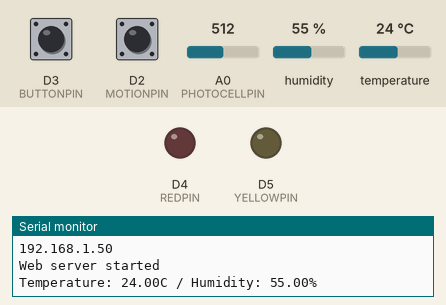
A sketch run on a simulated ESP8266 (NodeMCU). Parts: output pins drawn as LEDs (lit = HIGH), the last lines printed to the serial monitor. Inputs (shaded band) come from the test bench; at power-on: A0 (PHOTOCELLPIN) = 512, D2 (MOTIONPIN) HIGH, D3 (BUTTONPIN) HIGH, humidity 55 %, temperature 24 °C. WiFi joins after 1.5 s; servers stay silent unless stated.

Above: at 3.2 s.
3.3 s: A0 (PHOTOCELLPIN) set to 111
6.0 s: A0 (PHOTOCELLPIN) set to 90
At 7.1 s:
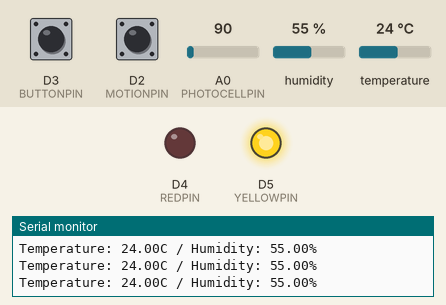
8.7 s: D2 (MOTIONPIN) pulled LOW for 2.35 s
At 13.1 s:
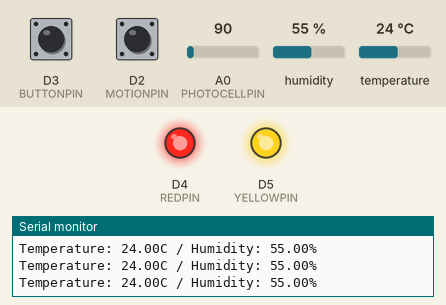
15.6 s: A0 (PHOTOCELLPIN) set to 110
At 16.7 s:
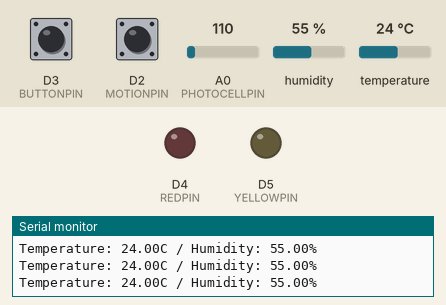
18.3 s: D2 (MOTIONPIN) pulled LOW for 2.35 s
At 22.7 s:
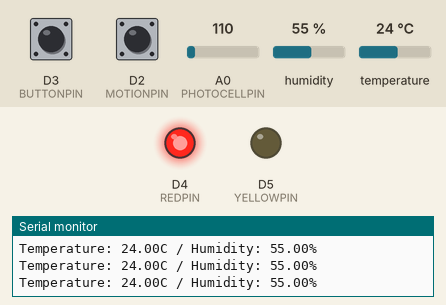
25.7 s: A0 (PHOTOCELLPIN) set to 0
At 27.4 s:
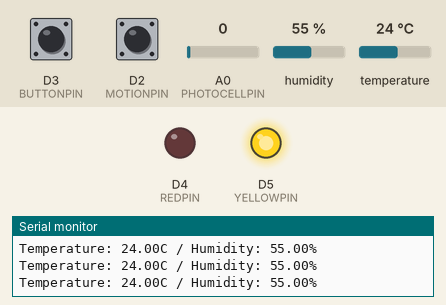
Timing chart, 0 to 28.9 s (numbered marks = the images above; inputs shaded):
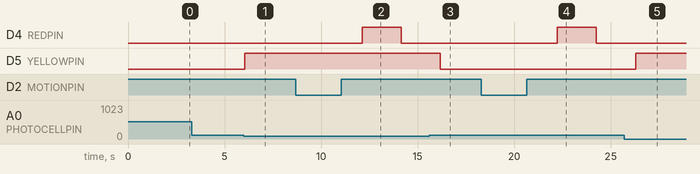

Measured:
- the behaviour switches between 100 and 99 on A0 (PHOTOCELLPIN) (found by bisection; images 0 and 1)
- after the input at 6.0 s, D5 (YELLOWPIN): LOW → HIGH after 0.05 s
- after the input at 8.7 s, D4 (REDPIN): LOW → HIGH after 3.4 s, → LOW 2.0 s later
- after the input at 15.6 s, D5 (YELLOWPIN): HIGH → LOW after 0.57 s
- after the input at 18.3 s, D4 (REDPIN): LOW → HIGH after 3.9 s, → LOW 2.0 s later
- after the input at 25.7 s, D5 (YELLOWPIN): LOW → HIGH after 0.59 s

The sketch:

smartHome.ino
```cpp
#include <ESP8266WiFi.h>
#include <WiFiClient.h>
#include <ESP8266WebServer.h>
#include <DHT.h>

// Replace with your network credentials
const char *ssid = "your_SSID";
const char *password = "your_PASSWORD";

// Create a web server on port 80
ESP8266WebServer server(80);

// Initialize the DHT sensor
#define DHTPIN D1
#define DHTTYPE DHT11
DHT dht(DHTPIN, DHTTYPE);

// Initialize the motion sensor
#define MOTIONPIN D2
volatile int motionDetected = 0;

void IRAM_ATTR handleMotionInterrupt()
{
    motionDetected = 1;
}

// Initialize the button
#define BUTTONPIN D3
int alarmEnabled = 0;

// Initialize the photoresistor
#define PHOTOCELLPIN A0
int lightLevel = 0;

// Initialize the LEDs
#define REDPIN D4
#define YELLOWPIN D5
void turnOnRedLED()
{
    digitalWrite(REDPIN, HIGH);
}
void turnOffRedLED()
{
    digitalWrite(REDPIN, LOW);
}
void turnOnYellowLED()
{
    digitalWrite(YELLOWPIN, HIGH);
}
void turnOffYellowLED()
{
    digitalWrite(YELLOWPIN, LOW);
}

void setup()
{
    Serial.begin(115200);

    // Connect to Wi-Fi network
    WiFi.begin(ssid, password);
    while (WiFi.status() != WL_CONNECTED)
    {
        delay(1000);
        Serial.println("Connecting to WiFi...");
    }
    Serial.println("Connected to WiFi");
    Serial.println(WiFi.localIP());

    // Initialize the web server
    server.on("/", []()
              {
    float temp = dht.readTemperature();
    float hum = dht.readHumidity();
    String message = "<html><head><title>Smart Home</title><link rel=\"stylesheet\" href=\"https://maxcdn.bootstrapcdn.com/font-awesome/4.5.0/css/font-awesome.min.css\"><style>h1{font-size:36px;color:#333;}p{font-size:24px;color:#666;}</style></head><body><h1>Smart Home</h1><p><i class=\"fa fa-thermometer-empty\"></i> Temperature: " + String(temp) + " &deg;C<br><i class=\"fa fa-tint\"></i> Humidity: " + String(hum) + "%<br><i class=\"fa fa-sun-o\"></i> Light Level: " + String(lightLevel) + "</p><p><i class=\"fa fa-bell\"></i> Alarm Enabled: " + String(alarmEnabled) + "<br><i class=\"fa fa-eye\"></i> Motion Detected: " + String(motionDetected) + "</p></body></html>";
    server.send(200, "text/html", message); });
    server.begin();
    Serial.println("Web server started");

    // Initialize the DHT sensor
    dht.begin();

    // Initialize the motion sensor
    pinMode(MOTIONPIN, INPUT_PULLUP);
    attachInterrupt(digitalPinToInterrupt(MOTIONPIN), handleMotionInterrupt, RISING);

    // Initialize the button
    pinMode(BUTTONPIN, INPUT_PULLUP);

    // Initialize the photoresistor
    pinMode(PHOTOCELLPIN, INPUT);

    // Initialize the LEDs
    pinMode(REDPIN, OUTPUT);
    pinMode(YELLOWPIN, OUTPUT);
}

void loop()
{
    server.handleClient();

    // Read the light level
    lightLevel = analogRead(PHOTOCELLPIN);

    // Turn on the yellow LED if the light level is too low
    if (lightLevel < 100)
    {
        turnOnYellowLED();
    }
    else
    {
        turnOffYellowLED();
    }

    // Turn on the red LED if motion is detected
    if (motionDetected)
    {
        turnOnRedLED();
        motionDetected = 0;
    }
    else
    {
        turnOffRedLED();
    }

    // Enable or disable the alarm based on the button state
    if (digitalRead(BUTTONPIN) == LOW)
    {
        alarmEnabled = !alarmEnabled;
        delay(50); // debounce the button
    }

    // Trigger the alarm if enabled and motion is detected
    if (alarmEnabled && motionDetected)
    {
        // TODO: implement alarm activation
    }

    // Read the temperature and humidity from the DHT sensor
    float temp = dht.readTemperature();
    float hum = dht.readHumidity();

    // Print the sensor data to the serial monitor
    Serial.print("Temperature: ");
    Serial.print(temp);
    Serial.print("C / Humidity: ");
    Serial.print(hum);
    Serial.println("%");

    delay(2000);
}
/*
This code sets up a web server on the NodeMCU and reads data from the DHT11 temperature and humidity sensor, motion sensor, button, and photoresistor. The code also turns on the red LED when motion is detected and the yellow LED when the light level is too low. The web server displays the sensor data in a simple HTML page with icons.
Again, please note that this code is intended as an example only and may require modifications to work with your specific hardware configuration and project requirements.
*/
```
